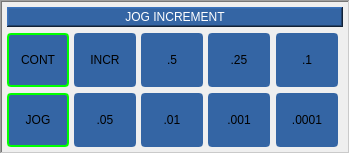
               <widget class="QFrame" name="gridFrame_45">
                <property name="minimumSize">
                 <size>
                  <width>50</width>
                  <height>100</height>
                 </size>
                </property>
                <property name="maximumSize">
                 <size>
                  <width>350</width>
                  <height>16777215</height>
                 </size>
                </property>
                <property name="styleSheet">
                 <string notr="true">QPushButton {
min-height: 50px;
min-width:58px;
max-height: 50px;
max-width: 400px;
font: 14pt &quot;DejaVu Sans&quot;;
color: rgb(0,0,0);
background-color:rgb(52, 101, 164);
border-style: solid;
border-width: 2px;
border-radius: 4px;
border-color:rgb(52, 101, 164)

}
 



 QPushButton::checked{ border-color:rgb(0,255,0)} 
</string>
                </property>
                <property name="frameShape">
                 <enum>QFrame::WinPanel</enum>
                </property>
                <property name="frameShadow">
                 <enum>QFrame::Sunken</enum>
                </property>
                <layout class="QGridLayout" name="gridLayout_42">
                 <property name="leftMargin">
                  <number>5</number>
                 </property>
                 <property name="topMargin">
                  <number>5</number>
                 </property>
                 <property name="rightMargin">
                  <number>5</number>
                 </property>
                 <property name="bottomMargin">
                  <number>5</number>
                 </property>
                 <item row="1" column="4">
                  <widget class="ActionButton" name="jog5000">
                   <property name="text">
                    <string>.5</string>
                   </property>
                   <property name="checkable">
                    <bool>true</bool>
                   </property>
                   <property name="actionName" stdset="0">
                    <string>machine.jog.set-increment:0.5</string>
                   </property>
                   <attribute name="buttonGroup">
                    <string notr="true">jogbuttons</string>
                   </attribute>
                  </widget>
                 </item>
                 <item row="3" column="2">
                  <widget class="ActionButton" name="jogc">
                   <property name="text">
                    <string>JOG</string>
                   </property>
                   <property name="checkable">
                    <bool>true</bool>
                   </property>
                   <property name="checked">
                    <bool>true</bool>
                   </property>
                   <property name="actionName" stdset="0">
                    <string>machine.jog.set-increment:jog</string>
                   </property>
                   <attribute name="buttonGroup">
                    <string notr="true">jogbuttons</string>
                   </attribute>
                  </widget>
                 </item>
                 <item row="3" column="5">
                  <widget class="ActionButton" name="jog10">
                   <property name="text">
                    <string>.001</string>
                   </property>
                   <property name="checkable">
                    <bool>true</bool>
                   </property>
                   <property name="actionName" stdset="0">
                    <string>machine.jog.set-increment:0.001</string>
                   </property>
                   <attribute name="buttonGroup">
                    <string notr="true">jogbuttons</string>
                   </attribute>
                  </widget>
                 </item>
                 <item row="3" column="4">
                  <widget class="ActionButton" name="jog100">
                   <property name="text">
                    <string>.01</string>
                   </property>
                   <property name="checkable">
                    <bool>true</bool>
                   </property>
                   <property name="actionName" stdset="0">
                    <string>machine.jog.set-increment:0.01</string>
                   </property>
                   <attribute name="buttonGroup">
                    <string notr="true">jogbuttons</string>
                   </attribute>
                  </widget>
                 </item>
                 <item row="0" column="2" colspan="6">
                  <widget class="QLabel" name="label_37">
                   <property name="minimumSize">
                    <size>
                     <width>0</width>
                     <height>20</height>
                    </size>
                   </property>
                   <property name="maximumSize">
                    <size>
                     <width>340</width>
                     <height>30</height>
                    </size>
                   </property>
                   <property name="styleSheet">
                    <string notr="true">color: rgb(255, 255, 255);
background-color:rgb(52, 101, 164);
font: 14pt &quot;DejaVu Sans&quot;</string>
                   </property>
                   <property name="frameShape">
                    <enum>QFrame::WinPanel</enum>
                   </property>
                   <property name="frameShadow">
                    <enum>QFrame::Raised</enum>
                   </property>
                   <property name="lineWidth">
                    <number>2</number>
                   </property>
                   <property name="text">
                    <string>JOG INCREMENT</string>
                   </property>
                   <property name="alignment">
                    <set>Qt::AlignCenter</set>
                   </property>
                  </widget>
                 </item>
                 <item row="1" column="2">
                  <widget class="ActionButton" name="jog_continuous">
                   <property name="enabled">
                    <bool>true</bool>
                   </property>
                   <property name="styleSheet">
                    <string notr="true"/>
                   </property>
                   <property name="text">
                    <string>CONT</string>
                   </property>
                   <property name="checkable">
                    <bool>true</bool>
                   </property>
                   <property name="checked">
                    <bool>true</bool>
                   </property>
                   <property name="rules" stdset="0">
                    <string>[]</string>
                   </property>
                   <property name="actionName" stdset="0">
                    <string>machine.jog-mode.continuous</string>
                   </property>
                   <attribute name="buttonGroup">
                    <string notr="true">jogmode</string>
                   </attribute>
                  </widget>
                 </item>
                 <item row="1" column="3">
                  <widget class="ActionButton" name="jog_incremental">
                   <property name="text">
                    <string>INCR</string>
                   </property>
                   <property name="checkable">
                    <bool>true</bool>
                   </property>
                   <property name="checked">
                    <bool>false</bool>
                   </property>
                   <property name="actionName" stdset="0">
                    <string>machine.jog-mode.incremental</string>
                   </property>
                   <attribute name="buttonGroup">
                    <string notr="true">jogmode</string>
                   </attribute>
                  </widget>
                 </item>
                 <item row="1" column="5">
                  <widget class="ActionButton" name="jog2500">
                   <property name="text">
                    <string>.25</string>
                   </property>
                   <property name="checkable">
                    <bool>true</bool>
                   </property>
                   <property name="actionName" stdset="0">
                    <string>machine.jog.set-increment:0.25</string>
                   </property>
                   <attribute name="buttonGroup">
                    <string notr="true">jogbuttons</string>
                   </attribute>
                  </widget>
                 </item>
                 <item row="1" column="6">
                  <widget class="ActionButton" name="jog1000">
                   <property name="text">
                    <string>.1</string>
                   </property>
                   <property name="checkable">
                    <bool>true</bool>
                   </property>
                   <property name="actionName" stdset="0">
                    <string>machine.jog.set-increment:0.1</string>
                   </property>
                   <attribute name="buttonGroup">
                    <string notr="true">jogbuttons</string>
                   </attribute>
                  </widget>
                 </item>
                 <item row="3" column="3">
                  <widget class="ActionButton" name="jog500">
                   <property name="text">
                    <string>.05</string>
                   </property>
                   <property name="checkable">
                    <bool>true</bool>
                   </property>
                   <property name="actionName" stdset="0">
                    <string>machine.jog.set-increment:0.05</string>
                   </property>
                   <attribute name="buttonGroup">
                    <string notr="true">jogbuttons</string>
                   </attribute>
                  </widget>
                 </item>
                 <item row="3" column="6">
                  <widget class="ActionButton" name="jog1">
                   <property name="text">
                    <string>.0001</string>
                   </property>
                   <property name="checkable">
                    <bool>true</bool>
                   </property>
                   <property name="actionName" stdset="0">
                    <string>machine.jog.set-increment:0.0001</string>
                   </property>
                   <attribute name="buttonGroup">
                    <string notr="true">jogbuttons</string>
                   </attribute>
                  </widget>
                 </item>
                </layout>
               </widget>
